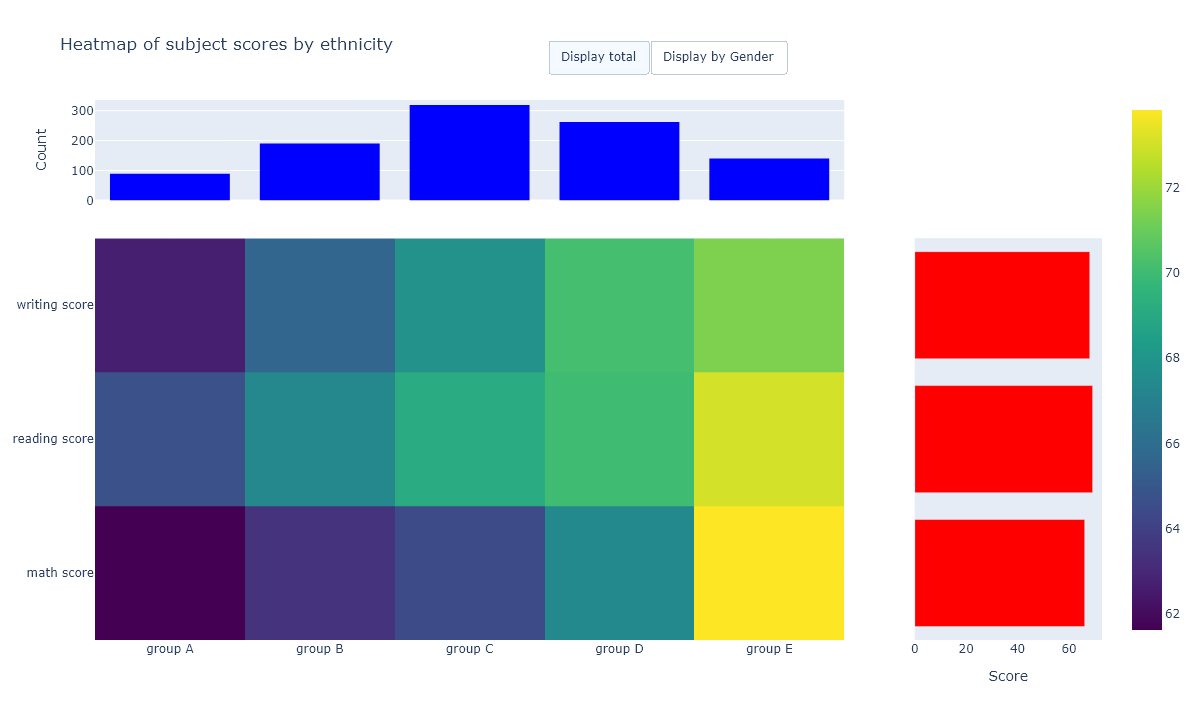

Source code (Python):
import pandas as pd
import plotly.graph_objects as go
from plotly.subplots import make_subplots

dataframe = pd.read_csv('StudentsPerformance.csv')
fig = make_subplots(
    rows=2,
    cols=2,
    row_heights=[0.2, 0.8],
    column_widths=[0.8, 0.2],
    vertical_spacing=0.07,
    horizontal_spacing=0.07,
    shared_xaxes=True,
    shared_yaxes=True
)

math_score = [0, 0, 0, 0, 0]
reading_score = [0, 0, 0, 0, 0]
writing_score = [0, 0, 0, 0, 0]
data = [math_score, reading_score, writing_score]

dataframe['group A'] = [1 if i == 'group A' else None for i in dataframe['race/ethnicity']]
dataframe['group B'] = [1 if i == 'group B' else None for i in dataframe['race/ethnicity']]
dataframe['group C'] = [1 if i == 'group C' else None for i in dataframe['race/ethnicity']]
dataframe['group D'] = [1 if i == 'group D' else None for i in dataframe['race/ethnicity']]
dataframe['group E'] = [1 if i == 'group E' else None for i in dataframe['race/ethnicity']]

ethnicity = ['group A', 'group B', 'group C', 'group D', 'group E']

for i in range(len(math_score)):
    math_score[i] = dataframe['math score'].loc[dataframe[ethnicity[i]] == 1].mean()
    reading_score[i] = dataframe['reading score'].loc[dataframe[ethnicity[i]] == 1].mean()
    writing_score[i] = dataframe['writing score'].loc[dataframe[ethnicity[i]] == 1].mean()

fig.add_trace(
    go.Heatmap(
        x=dataframe.columns[-5:],
        y=dataframe.columns[-8:-5],
        z=data,
        colorscale='viridis',
        name='Mean Score',
        legendgroup='Mean Score',
        visible=True
    ),
    row=2,
    col=1
)
fig.add_trace(
    go.Histogram(
        x=dataframe['race/ethnicity'],
        showlegend=False,
        marker_color='blue',
        name='Total count',
        legendgroup='Total count',
        visible=True
    ),
    row=1,
    col=1
)
fig.add_trace(
    go.Histogram(
        x=dataframe['race/ethnicity'].loc[dataframe['gender'] == 'male'],
        showlegend=False,
        marker_color='red',
        name='Male count',
        legendgroup='Male count',
        visible=False
    ),
    row=1,
    col=1
)
fig.add_trace(
    go.Histogram(
        x=dataframe['race/ethnicity'].loc[dataframe['gender'] == 'female'],
        showlegend=False,
        marker_color='blue',
        name='Female count',
        legendgroup='Female count',
        visible=False
    ),
    row=1,
    col=1
)
fig.add_trace(
    go.Bar(
        x=[dataframe['math score'].mean(), dataframe['reading score'].mean(), dataframe['writing score'].mean()],
        y=dataframe.columns[-8:-5],
        orientation='h',
        showlegend=False,
        marker_color='red',
        name='Total mean',
        legendgroup='Total mean',
        visible=True
    ),
    row=2,
    col=2
)
fig.add_trace(
    go.Bar(
        x=[dataframe['math score'].loc[dataframe['gender'] == 'male'].mean(),
           dataframe['reading score'].loc[dataframe['gender'] == 'male'].mean(),
           dataframe['writing score'].loc[dataframe['gender'] == 'male'].mean()],
        y=dataframe.columns[-8:-5],
        orientation='h',
        showlegend=False,
        marker_color='red',
        name='Male mean',
        legendgroup='Male mean',
        visible=False
    ),
    row=2,
    col=2
)
fig.add_trace(
    go.Bar(
        x=[dataframe['math score'].loc[dataframe['gender'] == 'female'].mean(),
           dataframe['reading score'].loc[dataframe['gender'] == 'female'].mean(),
           dataframe['writing score'].loc[dataframe['gender'] == 'female'].mean()],
        y=dataframe.columns[-8:-5],
        orientation='h',
        showlegend=False,
        marker_color='blue',
        name='Female mean',
        legendgroup='Female mean',
        visible=False
    ),
    row=2,
    col=2
)
fig.update_layout(
    title='Heatmap of subject scores by ethnicity',
    yaxis_title_text='Count',
    xaxis4=dict(
        title='Score'
    ),
    updatemenus=[
        dict(
            buttons=list([
                dict(
                    args=[{'visible': [True, True, False, False, True, False, False]}],
                    label='Display total',
                    method='update'
                ),
                dict(
                    args=[{'visible': [True, False, True, True, False, True, True]}],
                    label='Display by Gender',
                    method='update'
                )
            ]),
            type='buttons',
            direction='right',
            pad={'r': 10, 't': 10},
            showactive=True,
            x=.45,
            xanchor='left',
            y=1.05,
            yanchor='bottom'
        ),
    ]
)

fig.show()
fig.write_html('Heatmap.html')
fig.write_image('Heatmap.png', width=1200, height=720, scale=1)
